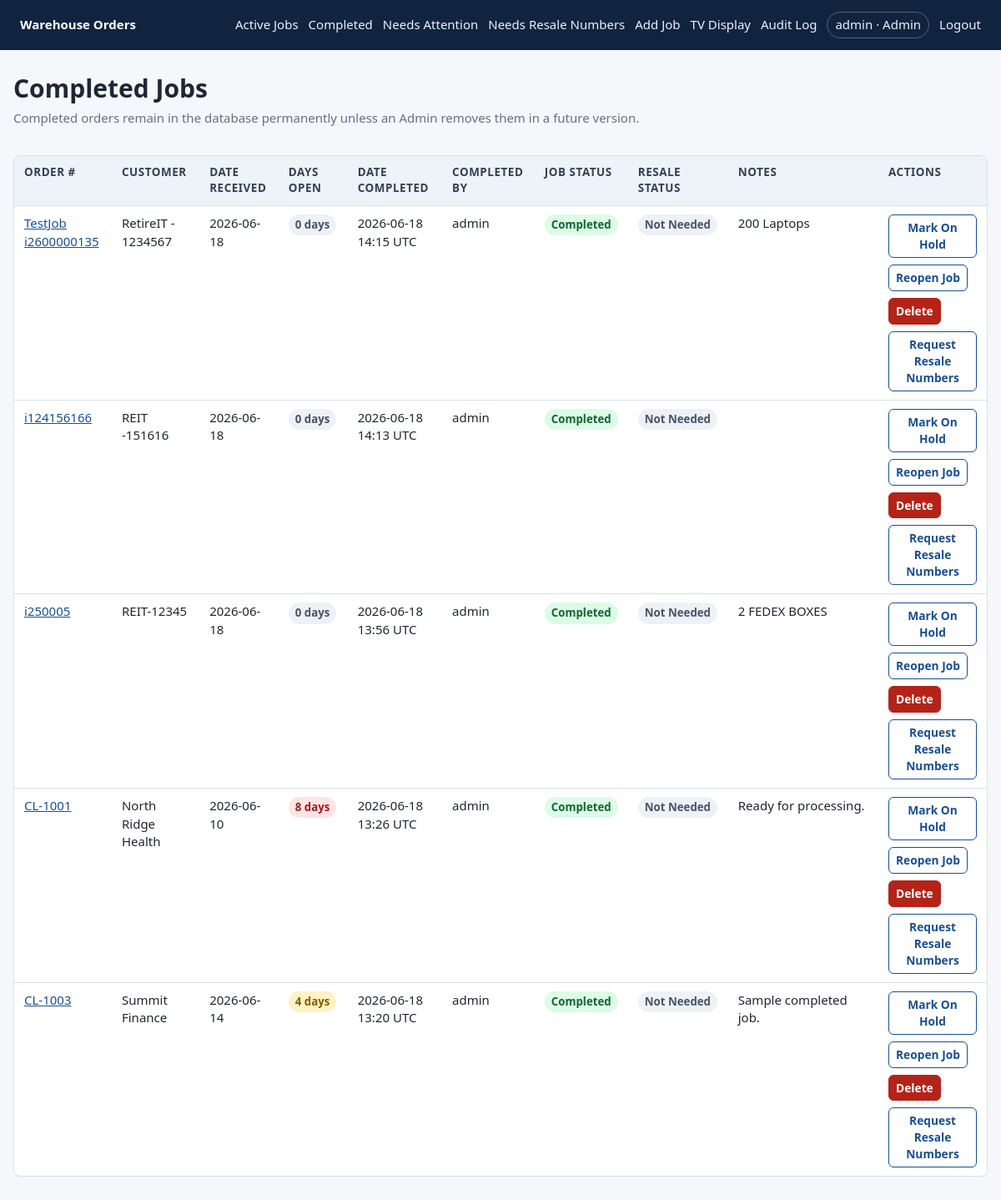
Page /completed (signed in) on the committed database.
### tables this page shows
CREATE TABLE users (
            id INTEGER PRIMARY KEY AUTOINCREMENT,
            username TEXT NOT NULL UNIQUE,
            password_hash TEXT NOT NULL,
            role TEXT NOT NULL,
            created_at TEXT NOT NULL
        );

CREATE TABLE jobs (
            id INTEGER PRIMARY KEY AUTOINCREMENT,
            order_number TEXT NOT NULL UNIQUE,
            customer_name TEXT NOT NULL,
            date_received TEXT NOT NULL,
            release_status TEXT NOT NULL,
            job_status TEXT NOT NULL,
            notes TEXT,
            created_at TEXT NOT NULL,
            created_by TEXT NOT NULL,
            updated_at TEXT NOT NULL,
            updated_by TEXT NOT NULL,
            released_at TEXT,
            released_by TEXT,
            completed_at TEXT,
            completed_by TEXT, resale_status TEXT NOT NULL DEFAULT 'Not Needed', resale_requested_at TEXT, resale_requested_by TEXT, resale_provided_at TEXT, resale_provided_by TEXT, hold_started_at TEXT, hold_started_by TEXT,
            CHECK (release_status IN ('Released', 'On Hold')),
            CHECK (job_status IN ('Active', 'Completed'))
        );

### routes.py (the view)
@bp.route("/completed")
@login_required
def completed_jobs():
    user = current_user()
    if user["role"] == "Warehouse Display":
        return redirect(url_for("main.tv"))
    return render_template("completed_jobs.html", jobs=get_completed_jobs())

### auth.py (called while the page is built)
def current_user():
    user_id = session.get("user_id")
    if not user_id:
        return None
    return get_user_by_id(user_id)

def login_required(view):
    @wraps(view)
    def wrapped_view(**kwargs):
        if current_user() is None:
            return redirect(url_for("main.login", next=request.path))
        return view(**kwargs)
    return wrapped_view

def generate_csrf_token():
    token = session.get("csrf_token")
    if not token:
        token = token_urlsafe(32)
        session["csrf_token"] = token
    return token

### helpers.py (called while the page is built, shortened)
def _parse_date(value):
    if not value:
        return None
    if isinstance(value, date) and not isinstance(value, datetime):
        return value
    if isinstance(value, datetime):
        return value.date()
    return datetime.fromisoformat(value).date()

def _today(today=None):
    return today or date.today()

def calculate_days_open(job, today=None):
    received = _parse_date(job["date_received"])
    if not received:
        return None
    end = _today(today)
    if job["job_status"] == COMPLETED and job["completed_at"]:
        end = _parse_date(job["completed_at"])
    return max((end - received).days, 0)

def get_aging_level(days, aging_type):
    if days is None:
        return "normal"
    if aging_type in {"days_open", "days_on_hold"}:
        if days >= 6:
            return "urgent"
        if days >= 3:
            return "warning"
        return "normal"

### models.py (called while the page is built)
def get_db():
    if "db" not in g:
        g.db = sqlite3.connect(current_app.config["DATABASE_PATH"])
        g.db.row_factory = sqlite3.Row
        g.db.execute("PRAGMA foreign_keys = ON")
    return g.db

def get_user_by_id(user_id):
    return get_db().execute(
        "SELECT * FROM users WHERE id = ?",
        (user_id,),
    ).fetchone()

def get_completed_jobs():
    return get_db().execute(
        """
        SELECT * FROM jobs
        WHERE job_status = ?
        ORDER BY completed_at DESC, date_received DESC
        """,
        (COMPLETED,),
    ).fetchall()

### routes.py (called while the page is built)
@bp.app_template_filter("days_open")
def days_open_filter(job):
    return calculate_days_open(job)

@bp.app_template_filter("aging_level")
def aging_level_filter(days, aging_type):
    return get_aging_level(days, aging_type)

@bp.app_template_filter("short_dt")
def short_dt(value):
    if not value:
        return ""
    try:
        parsed = datetime.fromisoformat(value)
    except ValueError:
        return value
    return parsed.astimezone(timezone.utc).strftime("%Y-%m-%d %H:%M UTC")

### templates/completed_jobs.html (shortened to what this page needs)
{% extends "base.html" %}
{% block content %}
<div class="page-title">
    <div>
        <h1>Completed Jobs</h1>
        <p>Completed orders remain in the database permanently unless an Admin removes them in a future version.</p>
    </div>
</div>
<div class="table-wrap">
    <table>
        <thead>
            <tr>
                <th>Order #</th>
                <th>Customer</th>
                <th>Date Received</th>
                <th>Days Open</th>
                <th>Date Completed</th>
                <th>Completed By</th>
                <th>Job Status</th>
                <th>Resale Status</th>
                <th>Notes</th>
                <th>Actions</th>
            </tr>
        </thead>
        <tbody>
            {% for job in jobs %}
            <tr>
                <td><a href="{{ url_for('main.edit_job', job_id=job.id) }}">{{ job.order_number }}</a></td>
                <td>{{ job.customer_name }}</td>
                <td>{{ job.date_received }}</td>
                {% set open_days = job|days_open %}
                <td><span class="badge badge-{{ open_days|aging_level('days_open') }}">{{ open_days }} days</span></td>
                <td>{{ job.completed_at|short_dt }}</td>
                <td>{{ job.completed_by }}</td>
                <td><span class="badge badge-completed">{{ job.job_status }}</span></td>
                <td><span class="badge badge-resale-{{ job.resale_status|lower|replace(' ', '-') }}">{{ job.resale_status }}</span></td>
                <td class="notes">{{ job.notes }}</td>
                <td>{% include "_job_actions.html" %}</td>
            </tr>
            {% else %}
            <tr><td colspan="10" class="empty">No completed jobs yet.</td></tr>
            {% endfor %}
        </tbody>
    </table>
</div>
{% endblock %}

### templates/base.html (shortened to what this page needs)
<!doctype html>
<html lang="en">
<head>
    <link rel="stylesheet" href="{{ url_for('static', filename='styles.css') }}">
</head>
<body>
    <header class="site-header">
        <a class="brand" href="{{ url_for('main.index') }}">Warehouse Orders</a>
        {% if current_user %}
        <nav>
            {% if current_user.role != 'Warehouse Display' %}
            <a href="{{ url_for('main.active_jobs') }}">Active Jobs</a>
            <a href="{{ url_for('main.completed_jobs') }}">Completed</a>
            <a href="{{ url_for('main.needs_attention') }}">Needs Attention</a>
            <a href="{{ url_for('main.resale_needed') }}">Needs Resale Numbers</a>
            <a href="{{ url_for('main.new_job') }}">Add Job</a>
            {% endif %}
            <a href="{{ url_for('main.tv') }}">TV Display</a>
            {% if current_user.role == 'Admin' %}
            <a href="{{ url_for('main.audit_log') }}">Audit Log</a>
            {% endif %}
            <span class="user-pill">{{ current_user.username }} · {{ current_user.role }}</span>
            <a href="{{ url_for('main.logout') }}">Logout</a>
        </nav>
        {% endif %}
    </header>
    <main class="container">
        {% block content %}{% endblock %}
    </main>
</body>
</html>

### templates/_job_actions.html (shortened to what this page needs)
<div class="action-row">
    {% if current_user.role in ['Admin', 'Account Manager', 'Warehouse Manager'] and job.release_status != 'On Hold' %}
    <form method="post" action="{{ url_for('main.job_action', job_id=job.id) }}" onsubmit="return confirm('Are you sure you want to place this job on hold? Warehouse should not process it until released.');">
        <button class="small secondary" type="submit">Mark On Hold</button>
    </form>
    {% endif %}
    {% if current_user.role == 'Admin' and job.job_status == 'Completed' %}
    <form method="post" action="{{ url_for('main.job_action', job_id=job.id) }}" onsubmit="return confirm('Are you sure you want to reopen this completed job?');">
        <button class="small secondary" type="submit">Reopen Job</button>
    </form>
    {% endif %}
    {% if current_user.role == 'Admin' %}
    <form method="post" action="{{ url_for('main.job_action', job_id=job.id) }}" onsubmit="return confirm('Are you sure you want to delete this job? This should only be done for mistakes.');">
        <button class="small danger" type="submit">Delete</button>
    </form>
    {% endif %}
    {% if current_user.role in ['Admin', 'Account Manager', 'Warehouse Manager'] and job.resale_status == 'Not Needed' %}
    <form method="post" action="{{ url_for('main.job_action', job_id=job.id) }}">
        <button class="small secondary" type="submit">Request Resale Numbers</button>
    </form>
    {% endif %}
</div>

### static/styles.css (style rules this page uses)
:root { --bg: #f5f7fa; --panel: #ffffff; --text: #1d2733; --muted: #667085; --line: #d9e0ea; --brand: #194f90; --ready-bg: #dff8e7; --ready-text: #0f6b32; --hold-bg: #ffe5e5; --hold-text: #a21b1b; --neutral-bg: #e8eef7; --neutral-text: #28415f; }
* { box-sizing: border-box; }
body { margin: 0; background: var(--bg); color: var(--text); font: 15px/1.45 system-ui, -apple-system, BlinkMacSystemFont, "Segoe UI", sans-serif; }
a { color: var(--brand); }
.site-header { display: flex; align-items: center; justify-content: space-between; gap: 18px; padding: 14px 24px; background: #10243f; color: #fff; }
.brand { color: #fff; font-weight: 700; text-decoration: none; white-space: nowrap; }
nav { display: flex; align-items: center; flex-wrap: wrap; gap: 12px; }
nav a { color: #eaf2ff; text-decoration: none; }
.user-pill { padding: 4px 9px; border: 1px solid rgba(255,255,255,.28); border-radius: 999px; color: #eaf2ff; }
.container { width: min(1280px, calc(100vw - 32px)); margin: 24px auto 48px; }
.page-title { display: flex; align-items: flex-start; justify-content: space-between; gap: 16px; margin-bottom: 18px; }
h1, h2, p { margin-top: 0; }
h1 { margin-bottom: 4px; }
.page-title p, .muted, .empty { color: var(--muted); }
button, .button { display: inline-flex; align-items: center; justify-content: center; gap: 6px; min-height: 38px; padding: 8px 13px; border: 1px solid var(--brand); border-radius: 6px; background: var(--brand); color: #fff; cursor: pointer; font: inherit; font-weight: 700; text-decoration: none; }
button.small, .button.small { min-height: 30px; padding: 5px 8px; font-size: .86rem; }
button.secondary, .button.muted { background: #fff; color: var(--brand); }
button.danger { border-color: #b42318; background: #b42318; }
.form-actions, .action-row, .status-pair { display: flex; flex-wrap: wrap; gap: 8px; align-items: center; }
.table-wrap { overflow-x: auto; background: var(--panel); border: 1px solid var(--line); border-radius: 8px; }
table { width: 100%; border-collapse: collapse; }
th, td { padding: 10px 12px; border-bottom: 1px solid var(--line); text-align: left; vertical-align: top; }
th { background: #eef3f9; color: #344054; font-size: .84rem; text-transform: uppercase; letter-spacing: .04em; }
tr:last-child td { border-bottom: 0; }
.notes { min-width: 180px; max-width: 340px; white-space: pre-wrap; }
.badge { display: inline-flex; align-items: center; min-height: 24px; padding: 3px 8px; border-radius: 999px; font-size: .83rem; font-weight: 800; white-space: nowrap; }
.badge.hold, .badge-on-hold, .badge-urgent { background: var(--hold-bg); color: var(--hold-text); }
.badge-completed, .badge-resale-provided { background: #dcfce7; color: #166534; }
.badge.resale-not-needed, .badge-resale-not-needed, .badge-normal { background: #eef2f6; color: #475467; }
.badge.resale-requested, .badge-resale-requested, .badge-warning, .badge-attention { background: #fff3c4; color: #8a5a00; }

### rows in the picture
users: username "admin", role "Admin"
jobs: order_number "TestJob i2600000135", customer_name "RetireIT - 1234567", date_received "2026-06-18", open_days "0", completed_at|short_dt "2026-06-18 14:15 UTC", completed_by "admin", job_status "Completed", resale_status "Not Needed", notes "200 Laptops"
jobs: order_number "i124156166", customer_name "REIT -151616", date_received "2026-06-18", open_days "0", completed_at|short_dt "2026-06-18 14:13 UTC", completed_by "admin", job_status "Completed", resale_status "Not Needed"
jobs: order_number "i250005", customer_name "REIT-12345", date_received "2026-06-18", open_days "0", completed_at|short_dt "2026-06-18 13:56 UTC", completed_by "admin", job_status "Completed", resale_status "Not Needed", notes "2 FEDEX BOXES"
jobs: order_number "CL-1001", customer_name "North Ridge Health", date_received "2026-06-10", open_days "8", completed_at|short_dt "2026-06-18 13:26 UTC", completed_by "admin", job_status "Completed", resale_status "Not Needed", notes "Ready for processing."
jobs: order_number "CL-1003", customer_name "Summit Finance", date_received "2026-06-14", open_days "4", completed_at|short_dt "2026-06-18 13:20 UTC", completed_by "admin", job_status "Completed", resale_status "Not Needed", notes "Sample completed job."
